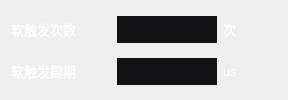
            <widget class="QWidget" name="page_22">
             <layout class="QGridLayout" name="gridLayout_34">
              <item row="0" column="0">
               <layout class="QHBoxLayout" name="horizontalLayout_72">
                <item>
                 <widget class="QLabel" name="label_69">
                  <property name="minimumSize">
                   <size>
                    <width>100</width>
                    <height>0</height>
                   </size>
                  </property>
                  <property name="font">
                   <font>
                    <pointsize>10</pointsize>
                   </font>
                  </property>
                  <property name="styleSheet">
                   <string notr="true">color: rgb(255, 255, 255);</string>
                  </property>
                  <property name="text">
                   <string>软触发次数</string>
                  </property>
                 </widget>
                </item>
                <item>
                 <widget class="QLineEdit" name="lineEdit_9">
                  <property name="sizePolicy">
                   <sizepolicy hsizetype="Minimum" vsizetype="Fixed">
                    <horstretch>0</horstretch>
                    <verstretch>0</verstretch>
                   </sizepolicy>
                  </property>
                  <property name="minimumSize">
                   <size>
                    <width>0</width>
                    <height>27</height>
                   </size>
                  </property>
                  <property name="maximumSize">
                   <size>
                    <width>100</width>
                    <height>26</height>
                   </size>
                  </property>
                  <property name="font">
                   <font>
                    <pointsize>10</pointsize>
                   </font>
                  </property>
                  <property name="styleSheet">
                   <string notr="true">background-color: rgb(17, 18, 20);
border:none;</string>
                  </property>
                  <property name="text">
                   <string/>
                  </property>
                 </widget>
                </item>
                <item>
                 <widget class="QLabel" name="label_93">
                  <property name="maximumSize">
                   <size>
                    <width>20</width>
                    <height>16777215</height>
                   </size>
                  </property>
                  <property name="font">
                   <font>
                    <pointsize>10</pointsize>
                   </font>
                  </property>
                  <property name="styleSheet">
                   <string notr="true">color: rgb(255, 255, 255);</string>
                  </property>
                  <property name="text">
                   <string>次</string>
                  </property>
                 </widget>
                </item>
                <item>
                 <spacer name="horizontalSpacer_48">
                  <property name="orientation">
                   <enum>Qt::Horizontal</enum>
                  </property>
                  <property name="sizeHint" stdset="0">
                   <size>
                    <width>40</width>
                    <height>20</height>
                   </size>
                  </property>
                 </spacer>
                </item>
               </layout>
              </item>
              <item row="1" column="0">
               <layout class="QHBoxLayout" name="horizontalLayout_83">
                <item>
                 <widget class="QLabel" name="label_85">
                  <property name="minimumSize">
                   <size>
                    <width>100</width>
                    <height>0</height>
                   </size>
                  </property>
                  <property name="font">
                   <font>
                    <pointsize>10</pointsize>
                   </font>
                  </property>
                  <property name="styleSheet">
                   <string notr="true">color: rgb(255, 255, 255);</string>
                  </property>
                  <property name="text">
                   <string>软触发周期</string>
                  </property>
                 </widget>
                </item>
                <item>
                 <widget class="QLineEdit" name="lineEdit_10">
                  <property name="sizePolicy">
                   <sizepolicy hsizetype="Minimum" vsizetype="Fixed">
                    <horstretch>0</horstretch>
                    <verstretch>0</verstretch>
                   </sizepolicy>
                  </property>
                  <property name="minimumSize">
                   <size>
                    <width>0</width>
                    <height>27</height>
                   </size>
                  </property>
                  <property name="maximumSize">
                   <size>
                    <width>100</width>
                    <height>26</height>
                   </size>
                  </property>
                  <property name="font">
                   <font>
                    <pointsize>10</pointsize>
                   </font>
                  </property>
                  <property name="styleSheet">
                   <string notr="true">background-color: rgb(17, 18, 20);
border:none;</string>
                  </property>
                  <property name="text">
                   <string/>
                  </property>
                 </widget>
                </item>
                <item>
                 <widget class="QLabel" name="label_92">
                  <property name="maximumSize">
                   <size>
                    <width>20</width>
                    <height>16777215</height>
                   </size>
                  </property>
                  <property name="font">
                   <font>
                    <pointsize>10</pointsize>
                   </font>
                  </property>
                  <property name="styleSheet">
                   <string notr="true">color: rgb(255, 255, 255);</string>
                  </property>
                  <property name="text">
                   <string>us</string>
                  </property>
                 </widget>
                </item>
                <item>
                 <spacer name="horizontalSpacer_60">
                  <property name="orientation">
                   <enum>Qt::Horizontal</enum>
                  </property>
                  <property name="sizeHint" stdset="0">
                   <size>
                    <width>40</width>
                    <height>20</height>
                   </size>
                  </property>
                 </spacer>
                </item>
               </layout>
              </item>
             </layout>
            </widget>
